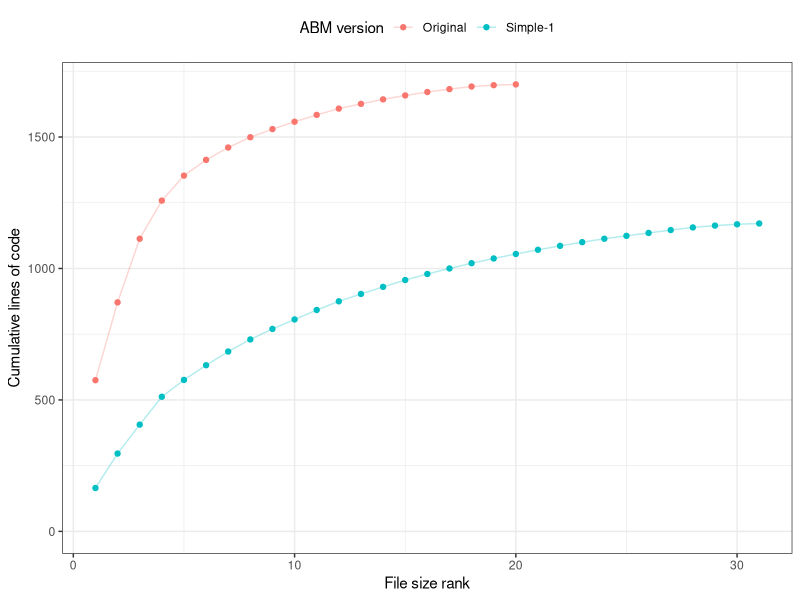
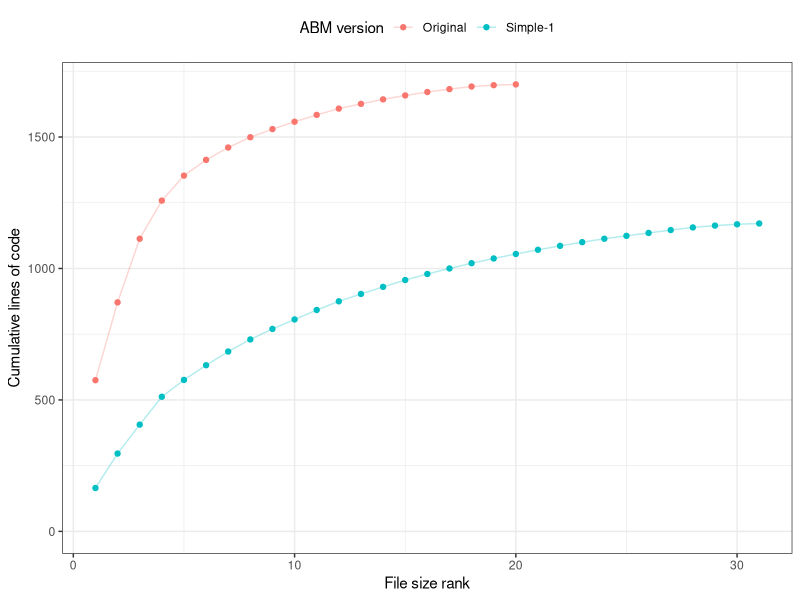

Recreate these plots in R, in order.
# Plot repo sizes

library(data.table)
library(ggplot2)

dat <- fread('lines.csv')

dat[, clines := cumsum(lines), by = ver]
dat[, rank := 1:.N, by = ver]

ggplot(dat, aes(rank, clines, colour = ver)) +
  geom_point() +
  geom_line(alpha = 0.3) +
  theme_bw() +
  ylim(0, NA) +
  theme(legend.position = 'top') +
  labs(colour = 'ABM version', x = 'File size rank', y = 'Cumulative lines of code')
ggsave('lines.png', height = 8/2, width = 16/2)
